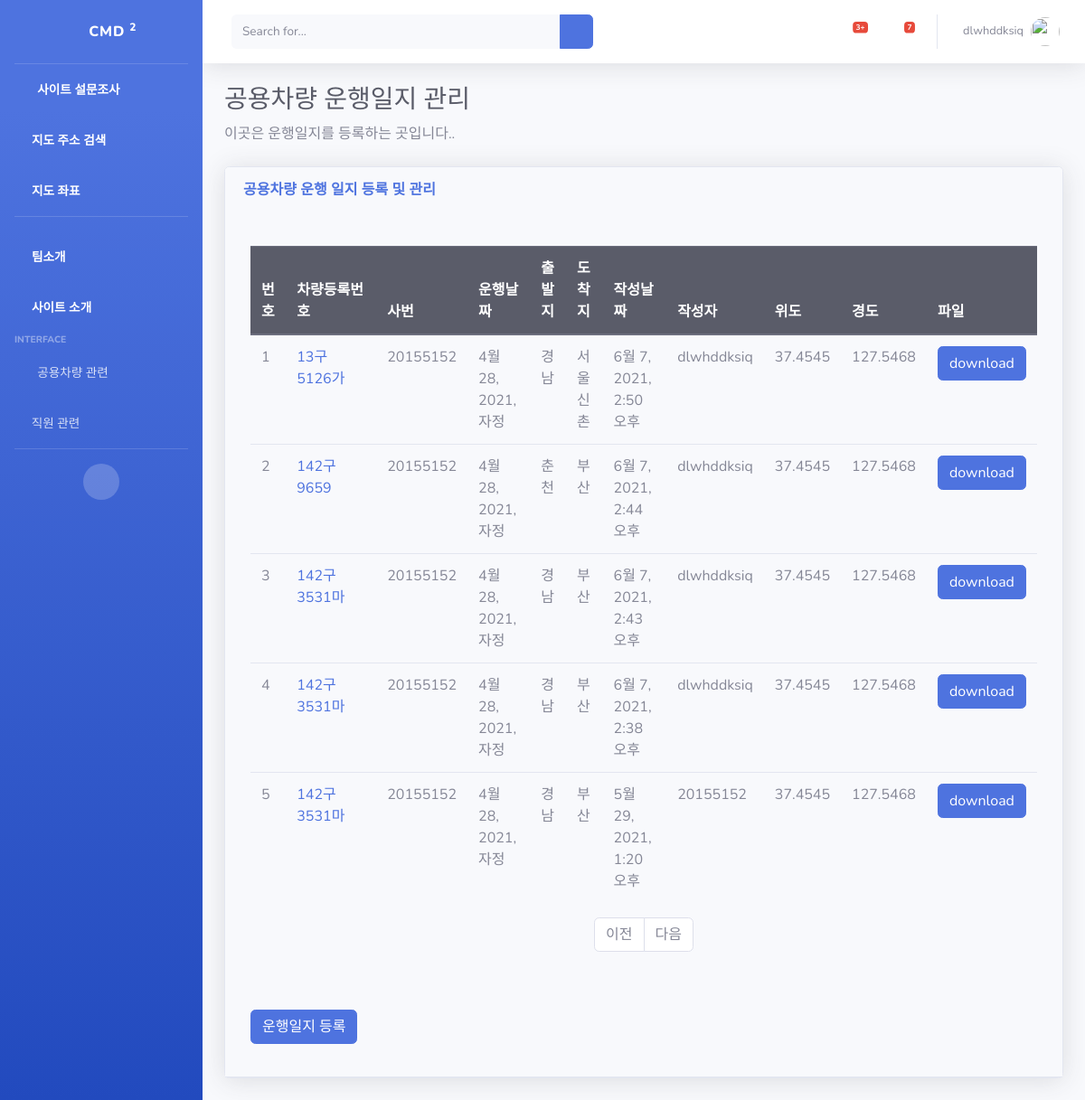
Page /pybo/drive_list/ (signed in) on the committed database.
### pybo/models.py (models this page shows)
class CMD_Question(models.Model):
    pdf = models.FileField(upload_to='books/pdfs/')
    subject = models.CharField(max_length=200)
    Car_num = models.CharField(max_length=15)
    bussiness_manager = models.CharField(max_length=10)
    bussiness_num = models.CharField(max_length=15)
    author = models.ForeignKey(User, on_delete=models.CASCADE)
    start_date = models.DateTimeField()
    start_pos = models.CharField(max_length=10)
    destination_pos = models.CharField(max_length=10)
    depart_date = models.CharField(max_length=25)
    arrive_date = models.CharField(max_length=25)
    create_date = models.DateTimeField()
    modify_date = models.DateTimeField(null=True, blank=True)
    Lat = models.CharField(max_length=30)
    Long = models.CharField(max_length=30)

### pybo/views_drive.py (the view)
# urls.py: path('drive_list/', views_drive.CMD_index, name='CMD_index'),
def CMD_index(request):
    page = request.GET.get('page', '1')  # 페이지
    kw = request.GET.get('kw', '')  # 검색어
    cmd_question_list = CMD_Question.objects.order_by('-create_date')
    if kw:
        cmd_question_list = cmd_question_list.filter(
            Q(Car_num__icontains=kw)  # 제목검색
        ).distinct()
    paginator = Paginator(cmd_question_list, 10)  # 페이지당 10개씩 보여주기
    page_obj = paginator.get_page(page)
    context = {'cmd_question_list': page_obj, 'page': page, 'kw': kw}
    return render(request, 'pybo/drive_list.html', context)

### templates/pybo/drive_list.html (shortened to what this page needs)
{% extends 'base.html' %}
{% block content %}
    <h1 class="h3 mb-2 text-gray-800">공용차량 운행일지 관리</h1>
    <p class="mb-4">이곳은 운행일지를 등록하는 곳입니다..
    </p>
    <div class="card shadow mb-4">
        <div class="card-header py-3">
            <div class="row">
                <div class="col-sm-12 col-md-6">
                    <h6 class="m-0 font-weight-bold text-primary">공용차량 운행 일지 등록 및 관리</h6>
                </div>
                <div class="card-body">
                    <div class="table-responsive">
                        <table class="table table-bordered" id="dataTable" width="100%" cellspacing="0">
                            <tbody>
                            <div class="container my-3">
                                <table class="table">
                                    <thead>
                                    <tr class="thead-dark">
                                        <th>번호</th>
                                        <th style="width:100px">차량등록번호</th>
                                        <th>사번</th>
                                        <th>운행날짜</th>
                                        <th>출발지</th>
                                        <th>도착지</th>
                                        <th>작성날짜</th>
                                        <th>작성자</th>
                                        <th>위도</th>
                                        <th>경도</th>
                                        <th>파일</th>
                                    </tr>
                                    </thead>
                                    <tbody>
                                    {% if cmd_question_list %}
                                        {% for cmd_question in cmd_question_list %}
                                            <tr>
                                                <td>{{ forloop.counter }}</td>
                                                <td>
                                                    <a href="{% url 'pybo:CMD_detail' cmd_question.id %}">{{ cmd_question.Car_num }}</a>
                                                </td>
                                                <td>{{ cmd_question.bussiness_num }}</td>
                                                <td>{{ cmd_question.start_date }}</td>
                                                <td>{{ cmd_question.start_pos }}</td>
                                                <td>{{ cmd_question.destination_pos }}</td>
                                                <td>{{ cmd_question.create_date }}</td>
                                                <td>{{ cmd_question.author.username }}</td>
                                                <td>{{ cmd_question.Lat }}</td>
                                                <td>{{ cmd_question.Long }}</td>
                                                <td><a href = "{{ cmd_question.pdf.url }}" class= "btn btn-primary">download</a> </td>
                                            </tr>
                                        {% endfor %}
                                    {% else %}
                                        <tr>
                                            <td colspan="3">질문이 없습니다.</td>
                                        </tr>
                                    {% endif %}
                                    </tbody>
                                </table>
                            </div>
                            <ul class="pagination justify-content-center">
                                {% if cmd_question.has_previous %}
                                    <li class="page-item">
                                        <a class="page-link" href="?page={{ cmd_question.previous_page_number }}">이전</a>
                                    </li>
                                {% else %}
                                    <li class="page-item disabled">
                                        <a class="page-link" tabindex="-1" aria-disabled="true" href="#">이전</a>
                                    </li>
                                {% endif %}
                                {% if cmd_question.has_next %}
                                    <li class="page-item">
                                        <a class="page-link" href="?page={{ cmd_question.next_page_number }}">다음</a>
                                    </li>
                                {% else %}
                                    <li class="page-item disabled">
                                        <a class="page-link" tabindex="-1" aria-disabled="true" href="#">다음</a>
                                    </li>
                                {% endif %}
                            </ul>
                            {% if user.is_authenticated %}
                                <a href="{% url 'pybo:CMD_question_create' %}" class="btn btn-primary mt-5">운행일지 등록</a>
                            {% endif %}
{% endblock %}

### templates/base.html (shortened to what this page needs)
{% load static %}
<!DOCTYPE html>
<html lang="en">
<head>
    <link href={% static "vendor/fontawesome-free/css/all.min.css" %} rel="stylesheet" type="text/css">
    <link href={% static "css/sb-admin-2.min.css" %} rel="stylesheet">
</head>
<body id="page-top">
<div id="wrapper">
    <ul class="navbar-nav bg-gradient-primary sidebar sidebar-dark accordion" id="accordionSidebar">
        <a class="sidebar-brand d-flex align-items-center justify-content-center" href={% url "pybo:index" %}>
            <div class="sidebar-brand-icon rotate-n-15">
                <i class="fas fa-laugh-wink"></i>
            </div>
            <div class="sidebar-brand-text mx-3">CMD <sup>2</sup></div>
        <hr class="sidebar-divider my-0">
        <li class="nav-item active">
            <a class="nav-link" href={% url 'pybo:static' %}>
                <i class="fas fa-fw fa-tachometer-alt"></i>
                <span>사이트 설문조사</span></a>
        </li>
        <li class="nav-item active">
            <a class="nav-link" href={% url 'pybo:map' %}>
                <i class="fas fa-map"></i>
                <span>지도 주소 검색</span></a>
        </li>  <li class="nav-item active">
            <a class="nav-link" href={% url 'pybo:new_map' %}>
                <i class="fas fa-map"></i>
                <span>지도 좌표</span></a>
        </li>
         <hr class="sidebar-divider">
        <li class="nav-item active">
            <a class="nav-link" href={% url 'pybo:mainpage' %}>
                <i class="fas fa-laugh-wink"></i>
                <span>팀소개</span></a>
        </li>
        <li class="nav-item active">
            <a class="nav-link" href={% url 'pybo:intro' %}>
                <i class="fas fa-allergies"></i>
                <span>사이트 소개</span></a>
        </li>
        <div class="sidebar-heading">
            Interface
        </div>
        <li class="nav-item">
            <a class="nav-link collapsed" href="#" data-toggle="collapse" data-target="#collapseOne"
               aria-expanded="true" aria-controls="collapseTwo">
                <i class="fas fa-fw fa-cog"></i>
                <span>공용차량 관련</span>
            </a>
        </li>
        <li class="nav-item">
            <a class="nav-link collapsed" href="#" data-toggle="collapse" data-target="#collapseTwo"
               aria-expanded="true" aria-controls="collapseTwo">
                <i class="fas fa-address-card"></i>
                <span>직원 관련</span>
            </a>
        </li>
        <hr class="sidebar-divider">
        <div class="text-center d-none d-md-inline">
            <button class="rounded-circle border-0" id="sidebarToggle"></button>
        </div>
    </ul>
    <div id="content-wrapper" class="d-flex flex-column">
        <div id="content">
            <nav class="navbar navbar-expand navbar-light bg-white topbar mb-4 static-top shadow">
                <form
                        class="d-none d-sm-inline-block form-inline mr-auto ml-md-3 my-2 my-md-0 mw-100 navbar-search">
                    <div class="input-group">
                        <input type="text" class="form-control bg-light border-0 small kw"
                               value="{{ kw|default_if_none:'' }}" placeholder="Search for..."
                               aria-label="Search" aria-describedby="basic-addon2">
                        <div class="input-group-append">
                            <button class="btn btn-primary" type="button" id="btn_search">
                                <i class="fas fa-search fa-sm"></i>
                            </button>
                        </div>
                    </div>
                </form>
                <ul class="navbar-nav ml-auto">
                    <li class="nav-item dropdown no-arrow mx-1">
                        <a class="nav-link dropdown-toggle" href="#" id="alertsDropdown" role="button"
                           data-toggle="dropdown" aria-haspopup="true" aria-expanded="false">
                            <i class="fas fa-bell fa-fw"></i>
                            <span class="badge badge-danger badge-counter">3+</span>
                        </a>
                    </li>
                    <li class="nav-item dropdown no-arrow mx-1">
                        <a class="nav-link dropdown-toggle" href="#" id="messagesDropdown" role="button"
                           data-toggle="dropdown" aria-haspopup="true" aria-expanded="false">
                            <i class="fas fa-envelope fa-fw"></i>
                            <span class="badge badge-danger badge-counter">7</span>
                        </a>
                    </li>
                    <li class="nav-item dropdown no-arrow">
                        <a class="nav-link dropdown-toggle" href="#" id="userDropdown" role="button"
                           data-toggle="dropdown" aria-haspopup="true" aria-expanded="false">
                            <span class="mr-2 d-none d-lg-inline text-gray-600 small">
                                {% if user.is_authenticated %}
                                    {{ user.username }}</span>
                                {% else %}
                                    <span> 로그인을 하세요</span>
                                {% endif %}
                            <img class="img-profile rounded-circle"
                                 src={% static "img/undraw_profile.svg" %}>
                        </a>
                    </li>
                </ul>
            </nav>
            <div class="container-fluid">
                {% block content %}{% endblock %}
</body>
</html>

### rows in the picture
CMD_Question: Car_num "13구 5126가", bussiness_num "20155152", start_date "4월 28, 2021, 자정", start_pos "경남", destination_pos "서울 신촌", create_date "6월 7, 2021, 2:50 오후", author.username "dlwhddksiq", Lat "37.4545", Long "127.5468"
CMD_Question: Car_num "142구 9659", bussiness_num "20155152", start_date "4월 28, 2021, 자정", start_pos "춘천", destination_pos "부산", create_date "6월 7, 2021, 2:44 오후", author.username "dlwhddksiq", Lat "37.4545", Long "127.5468"
CMD_Question: Car_num "142구3531마", bussiness_num "20155152", start_date "4월 28, 2021, 자정", start_pos "경남", destination_pos "부산", create_date "6월 7, 2021, 2:43 오후", author.username "dlwhddksiq", Lat "37.4545", Long "127.5468"
CMD_Question: Car_num "142구3531마", bussiness_num "20155152", start_date "4월 28, 2021, 자정", start_pos "경남", destination_pos "부산", create_date "6월 7, 2021, 2:38 오후", author.username "dlwhddksiq", Lat "37.4545", Long "127.5468"
CMD_Question: Car_num "142구3531마", bussiness_num "20155152", start_date "4월 28, 2021, 자정", start_pos "경남", destination_pos "부산", create_date "5월 29, 2021, 1:20 오후", author.username "20155152", Lat "37.4545", Long "127.5468"

### other values in the picture
{{ user.username }} "dlwhddksiq"
